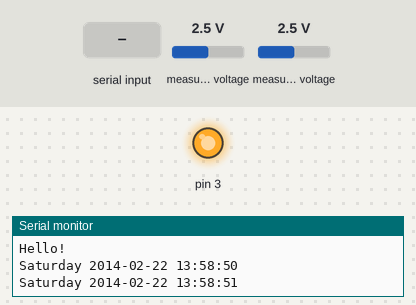
A sketch run on a simulated Arduino Uno, built with avr-gcc and run on an emulated ATmega328P. Shown: output pins drawn as LEDs (lit = HIGH), the last lines printed to the serial monitor. Inputs (shaded band) come from the test bench; at power-on: measured voltage 2.5 V. The local clock reads 2024-03-15 10:24:30 at power-on unless the sketch sets it.

Above: at 1.2 s.
1.3 s: "1\n" received over Serial
At 3.2 s:
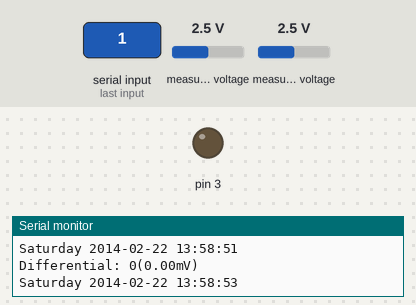
Timing chart, 0 to 4.7 s (numbered marks = the images above; inputs shaded):
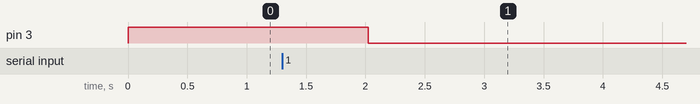

Measured:
- after the input at 1.3 s, pin 3: HIGH → LOW after 0.73 s

The sketch:

Time_collector_DEEEF.ino
```cpp
#include <Wire.h>
#include <Adafruit_ADS1015.h>
#include <stdio.h>
#include "DS3231.h"
Adafruit_ADS1115 ads1115;
int choice=0;


// Example sketch for interfacing with the DS1302 timekeeping chip.
//
// Copyright (c) 2009, Matt Sparks
// All rights reserved.
//
// http://quadpoint.org/projects/arduino-ds1302


namespace {

// Set the appropriate digital I/O pin connections. These are the pin
// assignments for the Arduino as well for as the DS1302 chip. See the DS1302
// datasheet:
//
//   http://datasheets.maximintegrated.com/en/ds/DS1302.pdf
const int kCePin   = 5;  // Chip Enable
const int kIoPin   = 6;  // Input/Output
const int kSclkPin = 7;  // Serial Clock

// Create a DS1302 object.
DS1302 rtc(kCePin, kIoPin, kSclkPin);

String dayAsString(const Time::Day day) {
  switch (day) {
    case Time::kSunday: return "Sunday";
    case Time::kMonday: return "Monday";
    case Time::kTuesday: return "Tuesday";
    case Time::kWednesday: return "Wednesday";
    case Time::kThursday: return "Thursday";
    case Time::kFriday: return "Friday";
    case Time::kSaturday: return "Saturday";
  }
  return "(unknown day)";
}

void printTime() {
  // Get the current time and date from the chip.
  Time t = rtc.time();

  // Name the day of the week.
  const String day = dayAsString(t.day);

  // Format the time and date and insert into the temporary buffer.
  char buf[50];
  snprintf(buf, sizeof(buf), "%s %04d-%02d-%02d %02d:%02d:%02d",
           day.c_str(),
           t.yr, t.mon, t.date,
           t.hr, t.min, t.sec);

  // Print the formatted string to serial so we can see the time.
  Serial.println(buf);
}

}  // namespace


void setup(void)
{
  Serial.begin(9600);
  Serial.println("Hello!");
  pinMode(3,OUTPUT);
  analogWrite(3,255);
//  Serial.println("Getting differential reading from AIN0 (P) and AIN1 (N)");
//  Serial.println("ADC Range: +/- 6.144V (1 bit = 3mV)");
//  ads1115.begin();

  // Initialize a new chip by turning off write protection and clearing the
  // clock halt flag. These methods needn't always be called. See the DS1302
  // datasheet for details.
  rtc.writeProtect(false);
  rtc.halt(false);

  // Make a new time object to set the date and time.
  // Sunday, September 22, 2013 at 01:38:50.
  Time t(2014, 2, 22, 13, 58, 50, Time::kSaturday);

  // Set the time and date on the chip.
  rtc.time(t);


}

void loop(void)
{
   if (Serial.available() > 0) {
                // read the incoming byte:
                choice = (int)Serial.read()-48;

   }
 if (choice==1){
   analogWrite(3,255);
   ads1115.begin();
  int16_t results;
  results = ads1115.readADC_Differential_0_1();
  Serial.print("Differential: "); Serial.print(results); Serial.print("("); Serial.print(results * 0.188); Serial.println("mV)");
  analogWrite(3,0);
  delay(1000);

 }
 else{
   printTime();
  delay(1000);
 }

}
```
